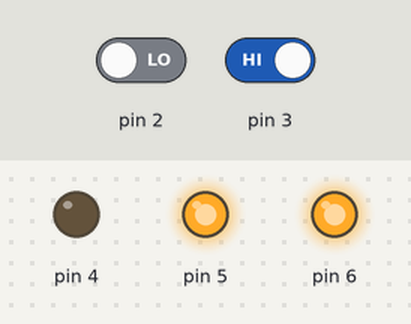
Bench run of a sketch on a simulated Arduino Uno, built with avr-gcc and run on an emulated ATmega328P. On the bench: output pins drawn as LEDs (lit = HIGH). The test bench sets the inputs (shaded band); at power-on: pin 2 LOW, pin 3 HIGH. Random numbers use the default seed unless the sketch sets one.

Above: at 13.9 s.
14.0 s: pin 2 driven HIGH
At 21.0 s:
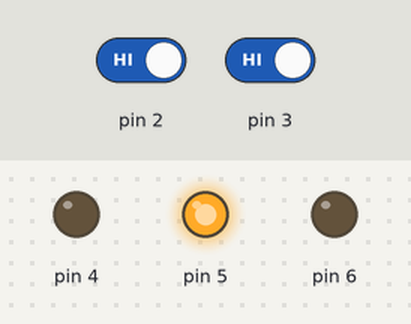
21.4 s: pin 3 driven LOW
At 21.7 s:
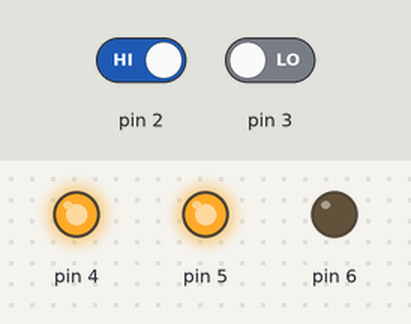
34.2 s: pin 3 driven HIGH
41.6 s: pin 2 driven LOW
At 44.6 s:
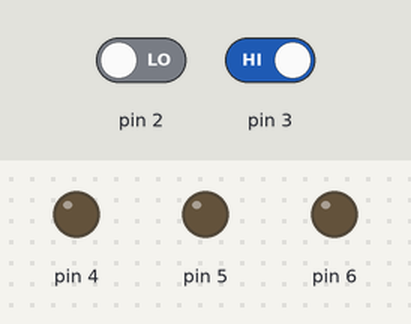
Timing chart, 0 to 55.4 s (numbered marks = the images above; inputs shaded):
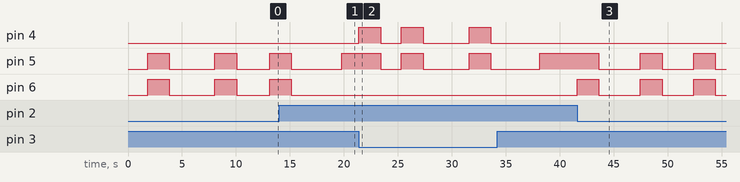

Measured:
- after the input at 21.4 s, pin 4: goes HIGH 2.0 s, LOW 1.9 s, HIGH 2.0 s, LOW 4.3 s, HIGH 2.0 s, then LOW, starting at once; pin 5: goes LOW 1.9 s, HIGH 2.0 s, LOW 4.3 s, HIGH 2.0 s, then LOW, starting after 2.0 s
- after the input at 41.6 s, pin 5: goes LOW 3.9 s, HIGH 2.0 s, LOW 2.9 s, HIGH 2.0 s, then LOW, starting after 2.0 s; pin 6: goes HIGH 2.0 s, LOW 3.9 s, HIGH 2.0 s, LOW 2.9 s, HIGH 2.0 s, then LOW, starting at once

The sketch:

First_To_Click_Proj_1.ino
```cpp
// Michael Sung Hyun Lee
// Arduino Project 1
// First to press: First of two people to press their button after the
// middle light wins. Winner is indicated by their respective LED being lit.

int player1 = 0;
int player2 = 0;
int done=0;

void setup(){
  pinMode(2,INPUT);
  pinMode(3,INPUT);
  pinMode(4,OUTPUT);
  pinMode(5,OUTPUT);
  pinMode(6,OUTPUT);
}


void loop(){
  digitalWrite(4,LOW);
  digitalWrite(6,LOW);
  digitalWrite(5,LOW);
  done=0;
  int timer = random(1000,5000);
  delay(timer);
  digitalWrite(5,HIGH);

  //player1=digitalRead(buttonPin);
  //s
  while(done == 0){
    player1=digitalRead(2);
    player2=digitalRead(3);
    if(player1 == HIGH && player2 == LOW){
      digitalWrite(4,HIGH);
      done=1;

    }
    else if(player1 == LOW && player2 == HIGH){
      digitalWrite(6,HIGH);
      done=1;
    }
    else{
    done=0;
    }

  }
  delay(2000);
}
```
